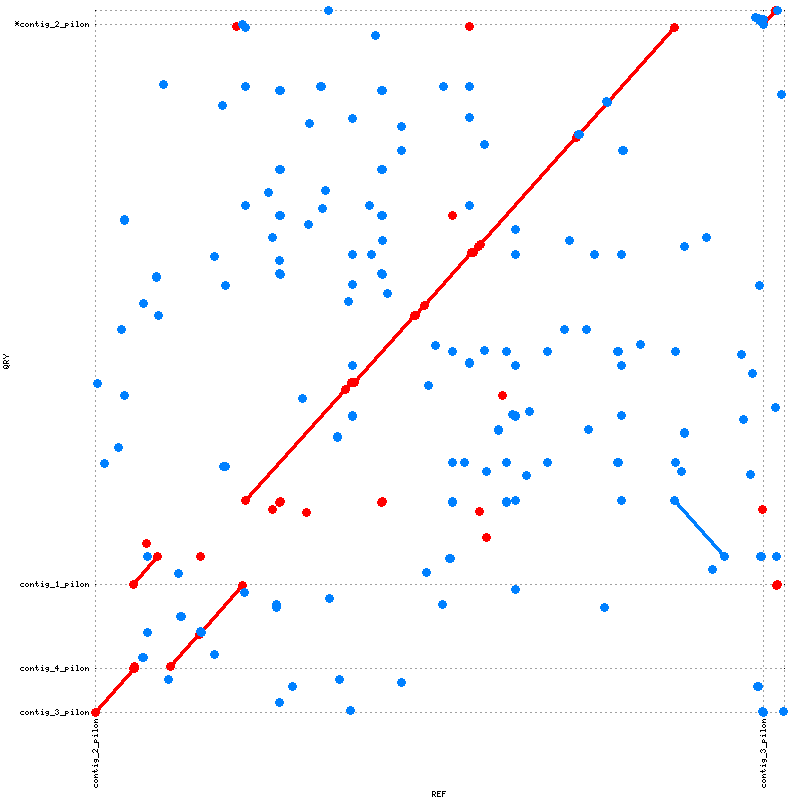

This figure's gnuplot source:
set terminal png tiny size 800,800
set output "R7_vs_HP126.png"
set xtics rotate ( \
 "contig_2_pilon" 1.0, \
 "contig_3_pilon" 9361213.0, \
 "" 9653782 \
)
set ytics ( \
 "contig_3_pilon" 1.0, \
 "contig_4_pilon" 551066.0, \
 "contig_1_pilon" 1605450.0, \
 "*contig_2_pilon" 8601362.0, \
 "" 8771744 \
)
set size 1,1
set grid
unset key
set border 0
set tics scale 0
set xlabel "REF"
set ylabel "QRY"
set format "%.0f"
set mouse format "%.0f"
set mouse mouseformat "[%.0f, %.0f]"
set xrange [1:9653782]
set yrange [1:8771744]
set style line 1  lt 1 lw 3 pt 6 ps 1
set style line 2  lt 3 lw 3 pt 6 ps 1
set style line 3  lt 2 lw 3 pt 6 ps 1
plot \
 "R7_vs_HP126.fplot" title "FWD" w lp ls 1, \
 "R7_vs_HP126.rplot" title "REV" w lp ls 2
